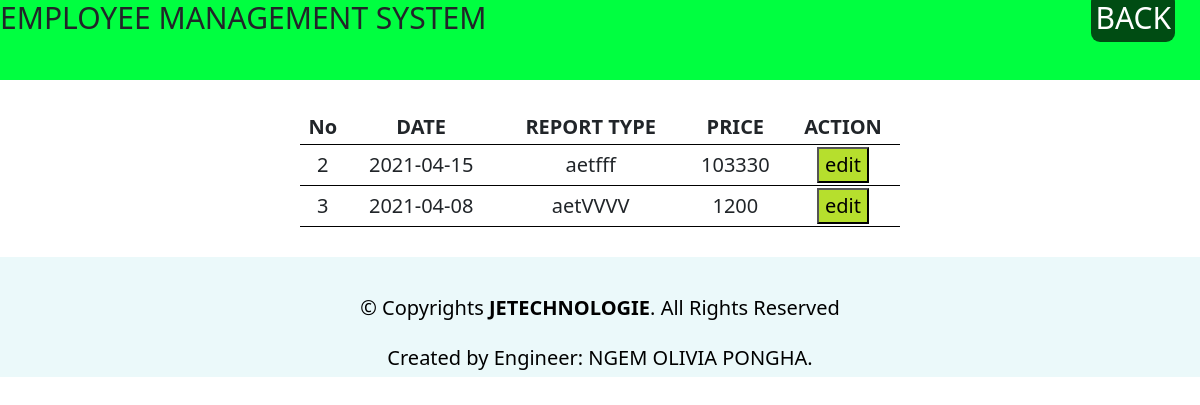
The app's page /manage_report.php (signed in) with its own data.
### tables this page shows
CREATE TABLE `report` (
  `id_report` int(11) NOT NULL,
  `emp_id` int(2) NOT NULL,
  `datejr` varchar(100) NOT NULL,
  `report_type` varchar(1000) NOT NULL,
  `price` int(30) NOT NULL
);

### manage_report.php (the view, shortened to what this page needs)
<!DOCTYPE html>
<html>
<head>
<link href="https://cdn.jsdelivr.net/npm/bootstrap@5.0.0-beta2/dist/css/bootstrap.min.css" rel="stylesheet">
</head>
<body>
	<header>
			<div style="display: flex; justify-content: space-between;">
           		<div><h1>EMPLOYEE MANAGEMENT SYSTEM  </h1></div>
           		 <div><h1><a hreF="employee_site.php" id="a">BACK</a></h1></div>
           	</div>
    </header>
<div>
	<table>
		<thead>
		<tr>
				<th>No</th>
				<th>DATE</th>
				<th>REPORT TYPE</th>
				<th>PRICE</th>
				<th>ACTION</th>
			</tr>
		</thead>
		<tbody>
			<?php
				$db = new PDO('mysql:host=localhost; dbname=ems', 'root', '');
				$db->setAttribute(PDO::ATTR_ERRMODE, PDO::ERRMODE_WARNING);
				$requete = $db->prepare('SELECT report.id_report, report.datejr, report.report_type, report.price FROM report, employee WHERE report.emp_id = employee.id AND employee.id = :id');
				$requete->execute([':id' =>$_SESSION["employe_id"]]);
			?>
			  <?php
			  while ($donnees=$requete->fetch(PDO::FETCH_ASSOC))
				{
			   ?>
			<tr>
				<td> <?=$donnees['id_report']; ?> </td>
				<td>  <?=$donnees['datejr']; ?> </td>
				<td>  <?=$donnees['report_type']; ?></td>
				<td>  <?=$donnees['price']; ?> </td>
				<td>
					<button id="link"><a  id="edit" href="update.php? id_emp=<?=$donnees['id_report']; ?>">edit</a></button>
				</td>
			</tr>
			<?php
		}
		?>
		</tbody>
	</table>
</div>
<?php
 include("layout/footer.php")
 ?>
</body>
</html>

### manage_report.php (style rules this page uses)
header { background:rgb(0,255,64); height: 10vh; }
#a { text-align: right; border-radius: 9px; padding: 4px; background:rgba(0,0,0,0.7); color: white; text-decoration:none; text-decoration: none; margin-right: 25px; margin-top: 10px; }
#link { background: rgb(182,223,45); text-decoration:none; }
#edit { text-decoration: none; color: black; }
body { font-size: 20px; margin: 0; }
h1 { font-size: 30px; }
table { width: 50%; margin: 30px auto; border-collapse: collapse; text-align: center; }
tr { border-bottom: 1px solid black; }
th,td { border:none; height: 30px; padding: 2px; margin: 2px; }

### records on screen
report: id_report "2", datejr "2021-04-15", report_type "aetfff", price "103330"
report: id_report "3", datejr "2021-04-08", report_type "aetVVVV", price "1200"
